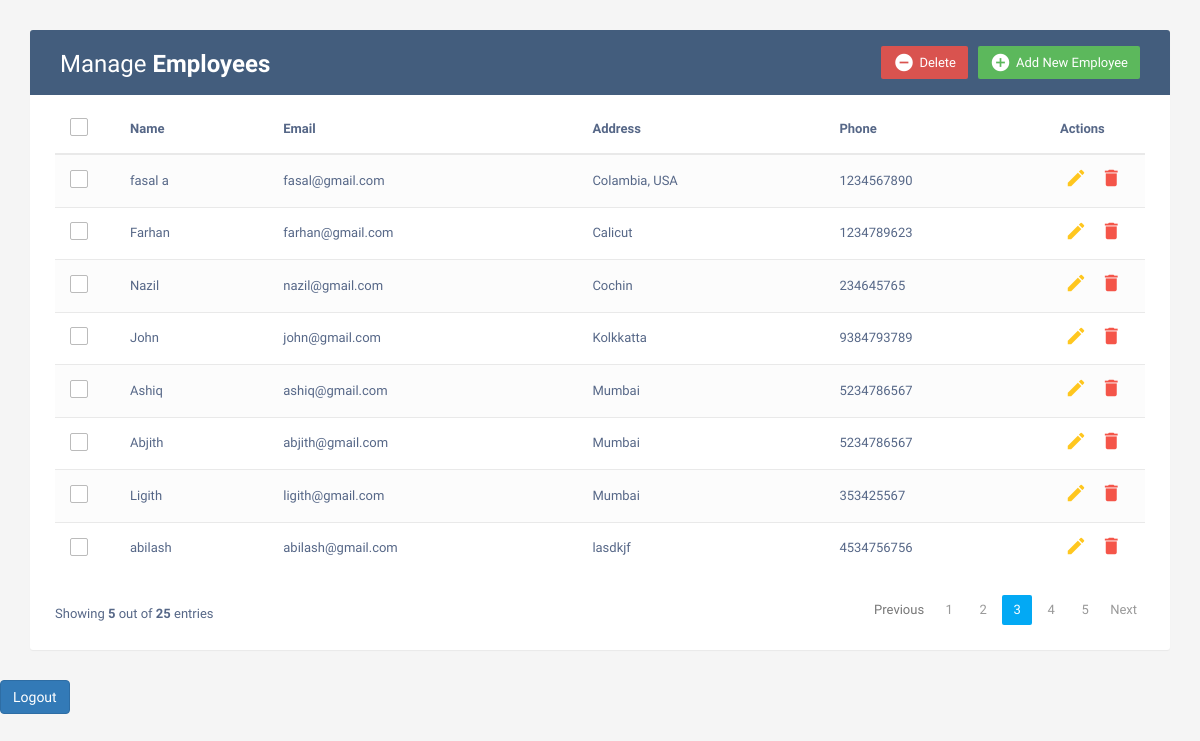
The page /panel/ (signed in) on the database its author committed.
### app1/models.py (models this page shows)
class Employees(models.Model):
    name = models.CharField(max_length=200)
    email = models.EmailField(max_length=100)
    address = models.TextField()
    phone = models.IntegerField()

### app1/views.py (the view)
# urls.py: path('panel/', views.AdminPanel, name= 'panel'),
@never_cache
def AdminPanel(request):
    if not request.user.is_superuser:
        return redirect('login')
    emp = Employees.objects.all()
    context = {
        'emp':emp
    }
    return render(request, 'index.html', context)

### templates/index.html (shortened to what this page needs)
<!DOCTYPE html>
<html lang="en">
<head>
<link rel="stylesheet" href="https://maxcdn.bootstrapcdn.com/font-awesome/4.7.0/css/font-awesome.min.css">
<link rel="stylesheet" href="https://maxcdn.bootstrapcdn.com/bootstrap/3.3.7/css/bootstrap.min.css">
  <body>
    <div class="container">
        <div class="table-wrapper">
            <div class="table-title">
                <div class="row">
                    <div class="col-sm-6">
						<h2>Manage <b>Employees</b></h2>
					</div>
					<div class="col-sm-6">
						<a href="#addEmployeeModal" class="btn btn-success" data-toggle="modal"><i class="material-icons">&#xE147;</i> <span>Add New Employee</span></a>
						<a href="#deleteEmployeeModal" class="btn btn-danger" data-toggle="modal"><i class="material-icons">&#xE15C;</i> <span>Delete</span></a>
					</div>
                </div>
            </div>
            <table class="table table-striped table-hover">
                <thead>
                    <tr>
						<th>
							<span class="custom-checkbox">
								<label for="selectAll"></label>
							</span>
						</th>
                        <th>Name</th>
                        <th>Email</th>
						<th>Address</th>
                        <th>Phone</th>
                        <th>Actions</th>
                    </tr>
                </thead>
                <tbody>
                {% for i in emp %}
                    <tr>
						<td>
							<span class="custom-checkbox">
								<label for="checkbox1"></label>
							</span>
						</td>
                        <td> {{i.name}} </td>
                        <td> {{i.email}} </td>
						<td> {{i.address}} </td>
                        <td> {{i.phone}} </td>
                        <td>
                            <a href="#editEmployeeModal-{{forloop.counter}}" class="edit" data-toggle="modal"><i class="material-icons" data-toggle="tooltip" title="Edit">&#xE254;</i></a>
                            <a href="#deleteEmployeeModal-{{forloop.counter}}" class="delete" data-toggle="modal"><i class="material-icons" data-toggle="tooltip" title="Delete">&#xE872;</i></a>
                        </td>
                    </tr>
                    {% endfor %}
                </tbody>
            </table>
			<div class="clearfix">
                <div class="hint-text">Showing <b>5</b> out of <b>25</b> entries</div>
                <ul class="pagination">
                    <li class="page-item disabled"><a href="#">Previous</a></li>
                    <li class="page-item"><a href="#" class="page-link">1</a></li>
                    <li class="page-item"><a href="#" class="page-link">2</a></li>
                    <li class="page-item active"><a href="#" class="page-link">3</a></li>
                    <li class="page-item"><a href="#" class="page-link">4</a></li>
                    <li class="page-item"><a href="#" class="page-link">5</a></li>
                    <li class="page-item"><a href="#" class="page-link">Next</a></li>
                </ul>
            </div>
        </div>
    </div>
	<div>
		<a href="{% url 'adminlogout' %}" class='btn btn-primary'>Logout</a>
	</div>
</body>
</html>

### templates/index.html (style rules this page uses)
body { color: #566787; background: #f5f5f5; font-family: 'Varela Round', sans-serif; font-size: 13px; }
.table-wrapper { background: #fff; padding: 20px 25px; margin: 30px 0; border-radius: 3px; box-shadow: 0 1px 1px rgba(0,0,0,.05); }
.table-title { padding-bottom: 15px; background: #435d7d; color: #fff; padding: 16px 30px; margin: -20px -25px 10px; border-radius: 3px 3px 0 0; }
.table-title h2 { margin: 5px 0 0; font-size: 24px; }
.table-title .btn { color: #fff; float: right; font-size: 13px; border: none; min-width: 50px; border-radius: 2px; border: none; outline: none !important; margin-left: 10px; }
.table-title .btn i { float: left; font-size: 21px; margin-right: 5px; }
.table-title .btn span { float: left; margin-top: 2px; }
table.table tr th, table.table tr td { border-color: #e9e9e9; padding: 12px 15px; vertical-align: middle; }
table.table tr th:first-child { width: 60px; }
table.table tr th:last-child { width: 100px; }
table.table-striped tbody tr:nth-of-type(odd) { background-color: #fcfcfc; }
table.table td:last-child i { opacity: 0.9; font-size: 22px; margin: 0 5px; }
table.table td a { font-weight: bold; color: #566787; display: inline-block; text-decoration: none; outline: none !important; }
table.table td a.edit { color: #FFC107; }
table.table td a.delete { color: #F44336; }
table.table td i { font-size: 19px; }
.pagination { float: right; margin: 0 0 5px; }
.pagination li a { border: none; font-size: 13px; min-width: 30px; min-height: 30px; color: #999; margin: 0 2px; line-height: 30px; border-radius: 2px !important; text-align: center; padding: 0 6px; }
.pagination li.active a, .pagination li.active a.page-link { background: #03A9F4; }
.hint-text { float: left; margin-top: 10px; font-size: 13px; }
.custom-checkbox { position: relative; }
.custom-checkbox label:before { width: 18px; height: 18px; }
.custom-checkbox label:before { content: ''; margin-right: 10px; display: inline-block; vertical-align: text-top; background: white; border: 1px solid #bbb; border-radius: 2px; box-sizing: border-box; z-index: 2; }

### rows shown on the page
Employees: name "fasal a", email "fasal@gmail.com", address "Colambia, USA", phone "1234567890"
Employees: name "Farhan", email "farhan@gmail.com", address "Calicut", phone "1234789623"
Employees: name "Nazil", email "nazil@gmail.com", address "Cochin", phone "234645765"
Employees: name "John", email "john@gmail.com", address "Kolkkatta", phone "9384793789"
Employees: name "Ashiq", email "ashiq@gmail.com", address "Mumbai", phone "5234786567"
Employees: name "Abjith", email "abjith@gmail.com", address "Mumbai", phone "5234786567"
Employees: name "Ligith", email "ligith@gmail.com", address "Mumbai", phone "353425567"
Employees: name "abilash", email "abilash@gmail.com", address "lasdkjf", phone "4534756756"
